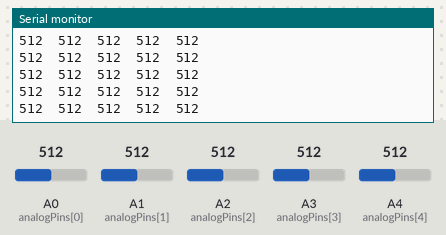
This sketch was run on a simulated Arduino Uno, built with avr-gcc and run on an emulated ATmega328P. Parts: the last lines printed to the serial monitor. The inputs (shaded band) are chosen by the test bench; at power-on: A0 (analogPins[0]) = 512, A1 (analogPins[1]) = 512, A2 (analogPins[2]) = 512, A3 (analogPins[3]) = 512, A4 (analogPins[4]) = 512.

Above: at 1.2 s.
1.3 s: A0 (analogPins[0]) set to 104
At 2.1 s:
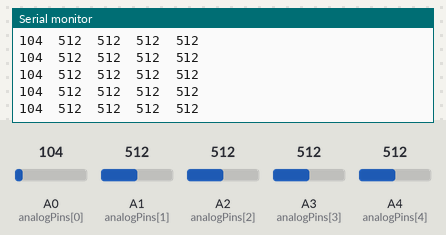
4.3 s: A0 (analogPins[0]) set to 91
At 5.2 s:
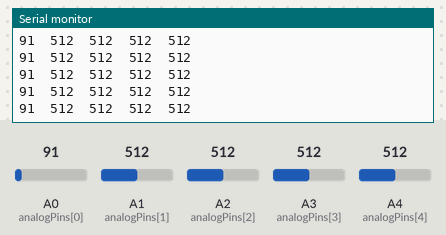
5.8 s: A1 (analogPins[1]) set to 107
At 6.6 s:
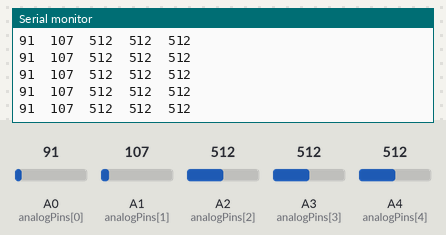
8.8 s: A1 (analogPins[1]) set to 90
At 9.8 s:
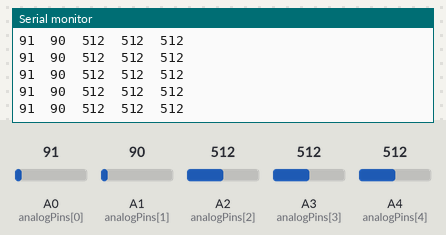
Timing chart, 0 to 11.8 s (numbered marks = the images above; inputs shaded):
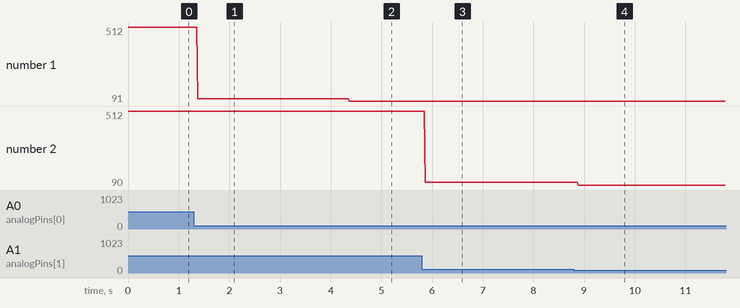

The sketch:

PTTest.ino
```cpp
int analogPins[5] = {A0, A1, A2, A3, A4};

void setup() {
  // put your setup code here, to run once:
  Serial.begin(9600);
}

void loop() {
  // put your main code here, to run repeatedly:
  for (int i = 0; i < 5; i++) {
    Serial.print(analogRead(analogPins[i]));
    Serial.print("\t");
  }
  Serial.print("\n");
}
```

Measured:
- after the input at 1.3 s, the serial monitor: prints a new line after 0.08 s (image 1)
- after the input at 4.3 s, the serial monitor: prints a new line after 0.07 s (image 2)
- after the input at 5.8 s, the serial monitor: prints a new line after 0.07 s (image 3)
- after the input at 8.8 s, the serial monitor: prints a new line after 0.08 s (image 4)
- plotted number 1: 512 → 104 after the input at 1.3 s, 104 → 91 after the input at 4.3 s
- plotted number 2: 512 → 107 after the input at 5.8 s, 107 → 90 after the input at 8.8 s
